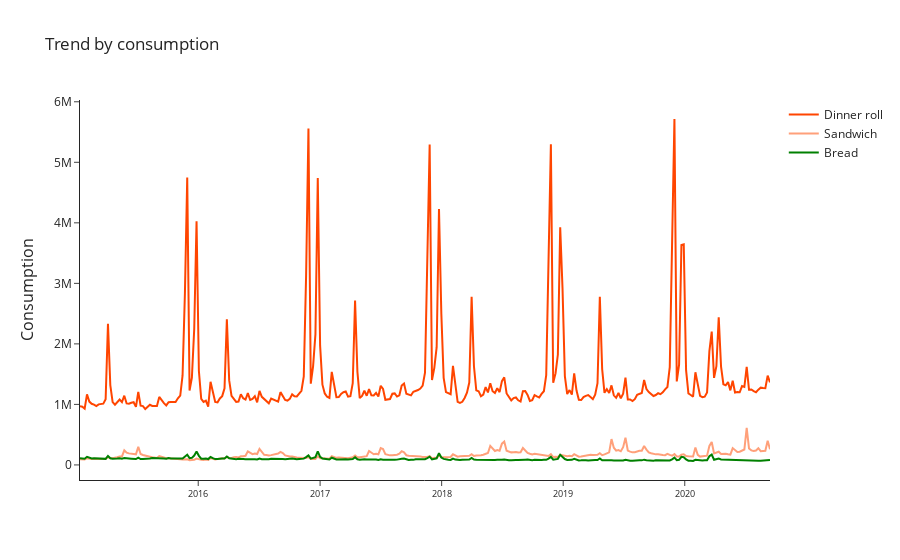

The cell this chart's notebook holds for it:
### Markdown cell above
# Trend by consumption

### Code cell
trend = merge_data.groupby(['end_of_week','Platform']).\
        agg({'consumption': 'sum'}).\
        reset_index()
fig = go.Figure()

fig.add_trace(go.Scatter(x=trend.loc[trend['Platform'] == 'Dinner roll', 'end_of_week'], 
                         y=trend.loc[trend['Platform'] == 'Dinner roll', 'consumption'],
                    mode='lines',
                    name='Dinner roll',
                    marker_color = 'orangered'))

fig.add_trace(go.Scatter(x=trend.loc[trend['Platform'] == 'Sandwich', 'end_of_week'], 
                         y=trend.loc[trend['Platform'] == 'Sandwich', 'consumption'],
                    mode='lines',
                    name='Sandwich',
                    marker_color = 'lightsalmon'))

fig.add_trace(go.Scatter(x=trend.loc[trend['Platform'] == 'Bread', 'end_of_week'], 
                         y=trend.loc[trend['Platform'] == 'Bread', 'consumption'],
                    mode='lines',
                    name='Bread',
                    marker_color = 'green'))

fig.update_layout(title='Trend by consumption',
                  template = 'simple_white',
                  xaxis_tickfont_size=9,
                  yaxis=dict(title='Consumption',
                             titlefont_size=16,
                             tickfont_size=12),
                  plot_bgcolor='white')

fig.show()

### Figure 1 — Plotly figure (JSON) as saved in the notebook; plotly's stock layout.template omitted (floating-point values rounded to 4 significant figures; data arrays with more than 128 entries replaced by an {"elided": "..."} marker saying what was removed)
{"data": [{"marker": {"color": "orangered"}, "mode": "lines", "name": "Dinner roll", "type": "scatter", "x": {"elided": "297 str values"}, "y": {"elided": "297 int values"}}, {"marker": {"color": "lightsalmon"}, "mode": "lines", "name": "Sandwich", "type": "scatter", "x": {"elided": "297 str values"}, "y": {"elided": "297 int values"}}, {"marker": {"color": "green"}, "mode": "lines", "name": "Bread", "type": "scatter", "x": {"elided": "297 str values"}, "y": {"elided": "297 int values"}}], "layout": {"plot_bgcolor": "white", "title": {"text": "Trend by consumption"}, "xaxis": {"tickfont": {"size": 9}}, "yaxis": {"tickfont": {"size": 12}, "title": {"font": {"size": 16}, "text": "Consumption"}}}}
